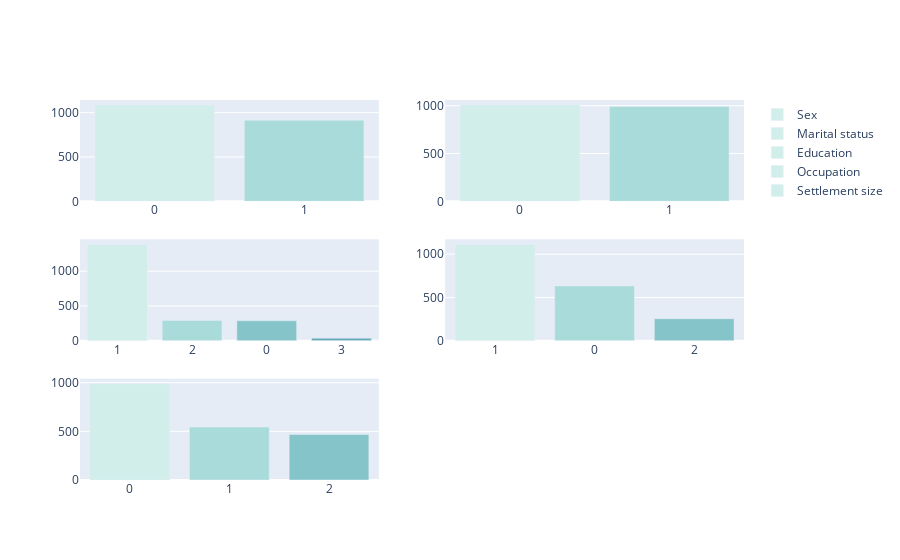

Notebook cell for this chart:
### Code cell
from plotly.subplots import make_subplots
import plotly.graph_objects as go
import plotly.express as px

fig = make_subplots(rows=3,cols=2)

category = [sex_counts,marital_counts,
            education_counts,occupation_counts,
            settlement_counts]
category_label = [label for label in df.columns if label not in age_income.columns]
for i, col in enumerate(category_label):
    fig.add_trace(
        go.Bar(
            x = category[i].index.astype('str'),
            y = category[i].values,
            marker_color = px.colors.sequential.Teal,
            name=col),
            row = int(i/2)+1, col = int(i%2)+1)
 
fig.show()

### Figure 1 — Plotly figure (JSON) as saved in the notebook; plotly's stock layout.template omitted (floating-point values rounded to 4 significant figures)
{"data": [{"marker": {"color": ["rgb(209, 238, 234)", "rgb(168, 219, 217)", "rgb(133, 196, 201)", "rgb(104, 171, 184)", "rgb(79, 144, 166)", "rgb(59, 115, 143)", "rgb(42, 86, 116)"]}, "name": "Sex", "type": "bar", "x": ["0", "1"], "xaxis": "x", "y": [1086, 914], "yaxis": "y"}, {"marker": {"color": ["rgb(209, 238, 234)", "rgb(168, 219, 217)", "rgb(133, 196, 201)", "rgb(104, 171, 184)", "rgb(79, 144, 166)", "rgb(59, 115, 143)", "rgb(42, 86, 116)"]}, "name": "Marital status", "type": "bar", "x": ["0", "1"], "xaxis": "x2", "y": [1007, 993], "yaxis": "y2"}, {"marker": {"color": ["rgb(209, 238, 234)", "rgb(168, 219, 217)", "rgb(133, 196, 201)", "rgb(104, 171, 184)", "rgb(79, 144, 166)", "rgb(59, 115, 143)", "rgb(42, 86, 116)"]}, "name": "Education", "type": "bar", "x": ["1", "2", "0", "3"], "xaxis": "x3", "y": [1386, 291, 287, 36], "yaxis": "y3"}, {"marker": {"color": ["rgb(209, 238, 234)", "rgb(168, 219, 217)", "rgb(133, 196, 201)", "rgb(104, 171, 184)", "rgb(79, 144, 166)", "rgb(59, 115, 143)", "rgb(42, 86, 116)"]}, "name": "Occupation", "type": "bar", "x": ["1", "0", "2"], "xaxis": "x4", "y": [1113, 633, 254], "yaxis": "y4"}, {"marker": {"color": ["rgb(209, 238, 234)", "rgb(168, 219, 217)", "rgb(133, 196, 201)", "rgb(104, 171, 184)", "rgb(79, 144, 166)", "rgb(59, 115, 143)", "rgb(42, 86, 116)"]}, "name": "Settlement size", "type": "bar", "x": ["0", "1", "2"], "xaxis": "x5", "y": [989, 544, 467], "yaxis": "y5"}], "layout": {"xaxis": {"anchor": "y", "domain": [0, 0.45]}, "xaxis2": {"anchor": "y2", "domain": [0.55, 1]}, "xaxis3": {"anchor": "y3", "domain": [0, 0.45]}, "xaxis4": {"anchor": "y4", "domain": [0.55, 1]}, "xaxis5": {"anchor": "y5", "domain": [0, 0.45]}, "xaxis6": {"anchor": "y6", "domain": [0.55, 1]}, "yaxis": {"anchor": "x", "domain": [0.7333, 1]}, "yaxis2": {"anchor": "x2", "domain": [0.7333, 1]}, "yaxis3": {"anchor": "x3", "domain": [0.3667, 0.6333]}, "yaxis4": {"anchor": "x4", "domain": [0.3667, 0.6333]}, "yaxis5": {"anchor": "x5", "domain": [0, 0.2667]}, "yaxis6": {"anchor": "x6", "domain": [0, 0.2667]}}}
